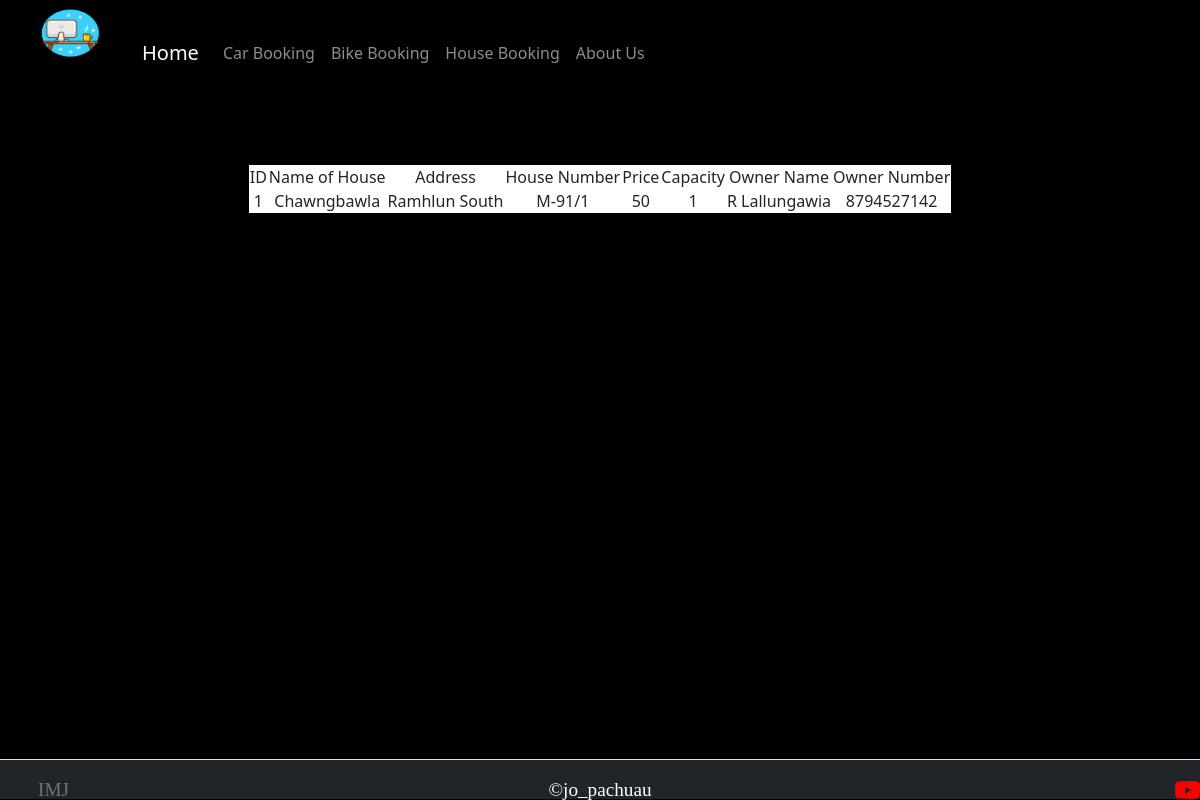
The app's page /user/show_house.php with its own data.
### tables this page shows
CREATE TABLE `add_home` (
  `id` int(11) NOT NULL,
  `house_name` varchar(50) NOT NULL,
  `address` varchar(100) NOT NULL,
  `house_number` varchar(50) NOT NULL,
  `price` int(11) NOT NULL,
  `capacity` int(20) NOT NULL,
  `owner_name` varchar(50) NOT NULL,
  `owner_number` varchar(20) NOT NULL
);

### user/show_house.php (the view, shortened to what this page needs)
<html>
<?php include 'partials/nav.php';
include 'db/dbcon.php'; ?>
<body>
    <div class="table-wrapper" style="margin: 10px 70px 70px; box-shadow: 0px 35px 50px rgba( 0, 0, 0, 0.2 );">
        <table style="border-color: black; border-width:1px;width 90%; border-style:solid; background-color:white;" border="1" cellspacing="2" align="center">
            <thead>
                <tr>
                    <td style="text-align: center" ;>ID</td>
                    <td style="text-align: center" ;>Name of House</td>
                    <td style="text-align: center" ;>Address</td>
                    <td style="text-align: center" ;> House Number</td>
                    <td style="text-align: center" ;>Price</td>
                    <td style="text-align: center" ;>Capacity</td>
                    <td style="text-align: center" ;>Owner Name</td>
                    <td style="text-align: center" ;>Owner Number</td>
                </tr>
            </thead>
            <tbody>
                <?php
                $sql = 'select id,house_name,address, house_number, price, capacity,owner_name,owner_number from add_home';
                $res = mysqli_query($con, $sql);
                if ($res->num_rows > 0) {
                    while ($row = mysqli_fetch_array($res)) {
                        echo "<tr>";
                        echo "<td style='text-align: center';>" . $row[0] . "</td>";
                        echo "<td style='text-align: center';>" . $row[1] . "</td>";
                        echo "<td style='text-align: center';>" . $row[2] . "</td>";
                        echo "<td style='text-align: center';>" . $row[3] . "</td>";
                        echo "<td style='text-align: center';>" . $row[4] . "</td>";
                        echo "<td style='text-align: center';>" . $row[5] . "</td>";
                        echo "<td style='text-align: center';>" . $row[6] . "</td>";
                        echo "<td style='text-align: center';>" . $row[7] . "</td>";
                    }
                ?>
                <?php
                    echo "</tr>";
                } else {
                    echo 'No Record Found';
                }
                echo '</table>';
                echo '</div>';
                include 'partials/footer.php';
                ?>

### user/show_house.php (style rules this page uses)
body { background-color: black; background-repeat: no-repeat; background-size: 110% 110%; }

### records on screen
add_home: id "1", house_name "Chawngbawla", address "Ramhlun South", house_number "M-91/1", price "50", capacity "1", owner_name "R Lallungawia", owner_number "8794527142"
